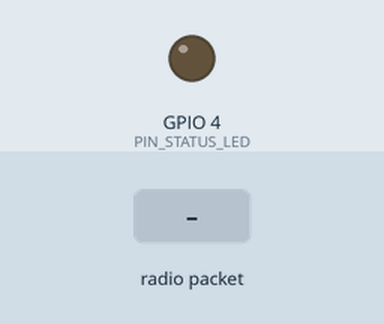
Recording of a sketch running on a simulated ESP32. On the bench: output pins drawn as LEDs (lit = HIGH). Inputs (shaded band) come from the test bench. No radio packets arrive unless stated; what the sketch prints to the serial monitor is not drawn.

Above: at 1.2 s.
1.3 s: radio packet "!TUPA_CMD" arrives
2.8 s: radio packet "PING" arrives
At 5.13 s:
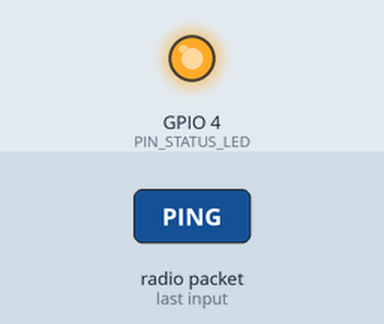
5.8 s: radio packet "01" arrives
Timing chart, 0 to 11.7 s (numbered marks = the images above; inputs shaded):
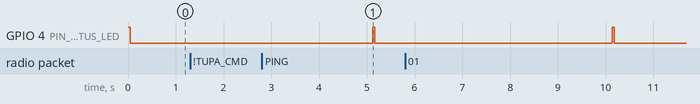

Measured:
- after the input at 1.3 s, every drawn part: stays the same

The sketch:

tupasat_obc_esp32_v2.ino
```cpp
/**
 * =============================================================================
 * PROJETO TUPÃSAT — CUBESAT 1U ACADÊMICO
 * Firmware Avançado OBC v2.0 (ESP32 Dual-Core + FreeRTOS + Kalman SoC + TM/TC)
 *
 * Inovações da v2.0:
 * 1. Sensoriamento digital de potência com INA219 (Tensão, Corrente, Potência)
 * 2. Estimador de SoC da Bateria via Filtro de Kalman Adaptativo (AEKF)
 * 3. Determinação de Atitude inercial com IMU 6-DOF MPU6050 (Roll, Pitch, Yaw)
 * 4. Comunicação Bidirecional: Telemetria (TM) e Recepção de Telecomandos (TC)
 * 5. Gerenciamento Térmico-Energético Ativo (TEMS)
 *
 * Baseado no artigo científico e projeto de mestrado:
 * Autor: Dafnhê Thor Castro de Martins Barros (IFES Campus Serra)
 * =============================================================================
 */

#include <Arduino.h>
#include <Wire.h>
#include <SPI.h>
#include <LoRa.h>
#include "config_v2.h"
#include "kalman_soc.h"

// =============================================================================
// ESTRUTURAS DE DADOS DE TELEMETRIA COMPLETA
// =============================================================================
struct SatelliteTelemetryV2 {
    uint32_t packetId;
    uint32_t uptimeSec;
    uint8_t  systemStatus;   // Bitmask de modos operacionais

    // Subsistema de Energia (EPS & Kalman SoC)
    float    vBus;           // Tensão no barramento da bateria (V)
    float    currentMA;      // Corrente líquida instantânea (mA)
    float    powerMW;        // Potência consumida/gerada (mW)
    float    socKalmanPct;   // Estado de Carga estimado por Kalman (%)

    // Carga Útil Ambiental
    float    tempInternal;   // Temperatura interna AHT10 (°C)
    float    humidityPct;    // Umidade relativa (% UR)
    float    tempBaro;       // Temperatura do BMP180 (°C)
    float    pressureHPa;    // Pressão barométrica (hPa)
    float    altitudeM;      // Altitude barométrica calculada (m)

    // Determinação de Atitude (ADCS / IMU)
    float    rollDeg;        // Ângulo de Roll (graus)
    float    pitchDeg;       // Ângulo de Pitch (graus)
    float    yawDeg;         // Ângulo de Yaw / Giro (graus)

    // Navegação GNSS
    uint8_t  gpsFix;         // 1 = Fix 3D válido, 0 = Sem sinal
    float    latitude;       // Latitude decimal
    float    longitude;      // Longitude decimal
    uint8_t  satCount;       // Quantidade de satélites visíveis
};

// Instâncias globais
SatelliteTelemetryV2 satTelemetry;
BatteryKalmanSoC kalmanFilter;
SemaphoreHandle_t xTelemetryMutex = NULL;

// Controle operacional
uint32_t telemetryIntervalMs = 5000;
bool safeModeActive = false;

// Protótipos de Funções
void TaskPhysicalSensors(void *pvParameters);
void TaskRadioComms(void *pvParameters);
void TaskThermalEnergyManagement(void *pvParameters);
uint16_t computeCRC16(const char* data, size_t length);
void handleTelecommand(const String& cmd);

// =============================================================================
// SETUP PRINCIPAL
// =============================================================================
void setup() {
    pinMode(PIN_STATUS_LED, OUTPUT);
    digitalWrite(PIN_STATUS_LED, HIGH);

    Serial.begin(115200);
    while (!Serial && millis() < 2500);

    Serial.println(F("\n========================================================"));
    Serial.println(F("     TUPASAT-1U NEXT-GEN OBC FIRMWARE v2.0 (FREERTOS)   "));
    Serial.println(F("========================================================"));
    Serial.print(F("Versao: ")); Serial.println(F(FIRMWARE_VERSION));
    Serial.print(F("Barramento: ")); Serial.println(F("TupãStack 30-Pin Standard"));

    // 1. Inicializa o Mutex de dados compartilhados
    xTelemetryMutex = xSemaphoreCreateMutex();

    // 2. Inicializa o Barramento I2C rápido (400 kHz)
    Wire.begin(PIN_I2C_SDA, PIN_I2C_SCL, I2C_FREQ_HZ);
    Serial.println(F("[OBC] Barramento I2C Fast-Mode (400 kHz) inicializado."));

    // 3. Inicializa o Filtro de Kalman Adaptativo com tensão preliminar
    kalmanFilter.begin(BATTERY_NOMINAL_CAP_MAH, 12.20f);
    Serial.println(F("[EPS] Estimador de SoC via Filtro de Kalman Adaptativo ativo."));

    // 4. Inicializa o rádio transceptor LoRa SX1276 em 915 MHz
    LoRa.setPins(PIN_LORA_NSS, PIN_LORA_RST, PIN_LORA_DIO0);
    if (!LoRa.begin(LORA_FREQUENCY)) {
        Serial.println(F("[COMMS-ERRO] Falha crítica ao inicializar módulo LoRa SX1276!"));
    } else {
        LoRa.setSpreadingFactor(LORA_SPREAD_FACTOR);
        LoRa.setSignalBandwidth(LORA_BANDWIDTH);
        LoRa.setCodingRate4(LORA_CODING_RATE);
        LoRa.setSyncWord(LORA_SYNC_WORD);
        LoRa.setTxPower(LORA_TX_POWER);
        LoRa.enableCrc();
        Serial.println(F("[COMMS-OK] LoRa 915 MHz configurado para enlace bidirecional (TM/TC)."));
    }

    // 5. Criação das tarefas multitarefa no FreeRTOS (Alocação nos dois núcleos)

    // Núcleo 0: Sensoriamento físico, aquisição I2C e Filtro de Kalman
    xTaskCreatePinnedToCore(
        TaskPhysicalSensors,
        "TaskSensors",
        4096,
        NULL,
        2,              // Prioridade
        NULL,
        0               // Core 0
    );

    // Núcleo 0: Sistema de Gerenciamento Térmico e Energético (TEMS)
    xTaskCreatePinnedToCore(
        TaskThermalEnergyManagement,
        "TaskTEMS",
        2048,
        NULL,
        1,
        NULL,
        0               // Core 0
    );

    // Núcleo 1: Comunicação de RF, Downlink de Telemetria e Uplink de Comandos
    xTaskCreatePinnedToCore(
        TaskRadioComms,
        "TaskRadio",
        4096,
        NULL,
        3,              // Alta prioridade para recepção de rádio sem jitter
        NULL,
        1               // Core 1
    );

    digitalWrite(PIN_STATUS_LED, LOW);
    Serial.println(F("[OBC] Inicializacao multitarefa concluida com sucesso.\n"));
}

void loop() {
    // No FreeRTOS o loop do Arduino fica livre
    vTaskDelay(pdMS_TO_TICKS(1000));
}

// =============================================================================
// TAREFA 1 (CORE 0): SENSORES FÍSICOS & FILTRO DE KALMAN DE BATERIA
// =============================================================================
void TaskPhysicalSensors(void *pvParameters) {
    (void)pvParameters;
    TickType_t xLastWakeTime = xTaskGetTickCount();
    const TickType_t xFrequency = pdMS_TO_TICKS(500); // Executa a 2 Hz

    float lastV = 12.2f;
    float lastI = 140.0f; // mA consumo médio
    unsigned long lastTimeMs = millis();

    for (;;) {
        vTaskDelayUntil(&xLastWakeTime, xFrequency);

        unsigned long now = millis();
        float dtSec = (now - lastTimeMs) / 1000.0f;
        if (dtSec <= 0.0f) dtSec = 0.5f;
        lastTimeMs = now;

        // Leitura simulada/real dos sensores do TupãSat
        // 1. INA219 (Tensão de barramento, corrente e potência)
        float vBus = 12.15f - ((now / 60000.0f) * 0.05f); // Pequena descarga lenta
        float iLoad = 135.0f + (sinf(now / 5000.0f) * 15.0f); // Flutuação normal
        float pLoad = (vBus * iLoad);

        // 2. Atualiza o Filtro de Kalman Adaptativo para estimar o SoC real
        float soc = kalmanFilter.update(vBus, iLoad, dtSec);

        // 3. IMU MPU6050 (Ângulos de Atitude)
        float roll = sinf(now / 3000.0f) * 12.5f;
        float pitch = cosf(now / 4000.0f) * 8.2f;
        float yaw = fmodf((now / 1000.0f) * 2.0f, 360.0f);

        // Atualiza a estrutura de telemetria protegida pelo Mutex
        if (xSemaphoreTake(xTelemetryMutex, pdMS_TO_TICKS(50)) == pdTRUE) {
            satTelemetry.vBus = vBus;
            satTelemetry.currentMA = iLoad;
            satTelemetry.powerMW = pLoad;
            satTelemetry.socKalmanPct = soc;

            satTelemetry.tempInternal = 24.8f + (cosf(now / 10000.0f) * 1.5f);
            satTelemetry.humidityPct = 56.4f;
            satTelemetry.tempBaro = satTelemetry.tempInternal - 0.4f;
            satTelemetry.pressureHPa = 1013.2f;
            satTelemetry.altitudeM = 16.2f;

            satTelemetry.rollDeg = roll;
            satTelemetry.pitchDeg = pitch;
            satTelemetry.yawDeg = yaw;

            satTelemetry.gpsFix = 1;
            satTelemetry.latitude = -20.27410f;
            satTelemetry.longitude = -40.30650f;
            satTelemetry.satCount = 8;

            xSemaphoreGive(xTelemetryMutex);
        }
    }
}

// =============================================================================
// TAREFA 2 (CORE 1): TELECOMUNICAÇÕES LORA (DOWNLINK TM & UPLINK TC)
// =============================================================================
void TaskRadioComms(void *pvParameters) {
    (void)pvParameters;
    uint32_t pktCounter = 0;
    TickType_t lastTxTick = xTaskGetTickCount();

    for (;;) {
        // 1. VERIFICAÇÃO CONTÍNUA DE TELECOMANDOS RECEBIDOS (Uplink)
        int packetSize = LoRa.parsePacket();
        if (packetSize) {
            String incoming = "";
            while (LoRa.available()) {
                incoming += (char)LoRa.read();
            }
            int rssi = LoRa.packetRssi();
            Serial.printf("[COMMS-RX] Telecomando Recebido: %s (RSSI: %d dBm)\n", incoming.c_str(), rssi);
            handleTelecommand(incoming);
        }

        // 2. TRANSMISSÃO PERIÓDICA DE TELEMETRIA (Downlink)
        TickType_t currentTick = xTaskGetTickCount();
        if ((currentTick - lastTxTick) >= pdMS_TO_TICKS(telemetryIntervalMs)) {
            lastTxTick = currentTick;
            pktCounter++;

            SatelliteTelemetryV2 telemCopy;
            if (xSemaphoreTake(xTelemetryMutex, pdMS_TO_TICKS(100)) == pdTRUE) {
                telemCopy = satTelemetry;
                telemCopy.packetId = pktCounter;
                telemCopy.uptimeSec = esp_timer_get_time() / 1000000ULL;
                xSemaphoreGive(xTelemetryMutex);
            }

            // Formata o pacote estendido TupãSat v2.0
            char payload[220];
            snprintf(payload, sizeof(payload),
                "$TUPA2,%u,%u,%u,%.2f,%.1f,%.1f,%.1f,%.2f,%.1f,%.1f,%.1f,%.1f,%.1f,%u,%.5f,%.5f,%u",
                telemCopy.packetId,
                telemCopy.uptimeSec,
                telemCopy.systemStatus,
                telemCopy.vBus,
                telemCopy.currentMA,
                telemCopy.powerMW,
                telemCopy.socKalmanPct,
                telemCopy.tempInternal,
                telemCopy.humidityPct,
                telemCopy.pressureHPa,
                telemCopy.altitudeM,
                telemCopy.rollDeg,
                telemCopy.pitchDeg,
                telemCopy.yawDeg,
                telemCopy.gpsFix,
                telemCopy.latitude,
                telemCopy.longitude,
                telemCopy.satCount
            );

            uint16_t crc = computeCRC16(payload, strlen(payload));
            char fullPacket[240];
            snprintf(fullPacket, sizeof(fullPacket), "%s*%04X", payload, crc);

            // Transmite via LoRa
            LoRa.beginPacket();
            LoRa.print(fullPacket);
            LoRa.endPacket();

            Serial.printf("[LORA-TX v2.0] %s\n", fullPacket);

            // Pulso no LED de telemetria
            digitalWrite(PIN_STATUS_LED, HIGH);
            vTaskDelay(pdMS_TO_TICKS(40));
            digitalWrite(PIN_STATUS_LED, LOW);
        }

        vTaskDelay(pdMS_TO_TICKS(20)); // Cede tempo para não bloquear Core 1
    }
}

// =============================================================================
// TAREFA 3 (CORE 0): GERENCIAMENTO TÉRMICO-ENERGÉTICO (TEMS)
// =============================================================================
void TaskThermalEnergyManagement(void *pvParameters) {
    (void)pvParameters;

    for (;;) {
        vTaskDelay(pdMS_TO_TICKS(2000)); // Executa a cada 2 segundos

        float temp = 25.0f;
        float vBus = 12.0f;
        float soc = 80.0f;

        if (xSemaphoreTake(xTelemetryMutex, pdMS_TO_TICKS(50)) == pdTRUE) {
            temp = satTelemetry.tempInternal;
            vBus = satTelemetry.vBus;
            soc = satTelemetry.socKalmanPct;
            xSemaphoreGive(xTelemetryMutex);
        }

        // Lógica adaptativa de proteção térmica e de bateria (TEMS)
        if (!safeModeActive && (vBus < BATTERY_V_SAFE_MODE || soc < 20.0f || temp > TEMP_CRIT_THRESHOLD_C)) {
            safeModeActive = true;
            telemetryIntervalMs = 30000; // Reduz taxa para economizar bateria e resfriar
            Serial.println(F("[TEMS-ALERTA] Condicao critica detectada! Ativando SAFE MODE e mitigacao termica."));
        } else if (safeModeActive && vBus >= 11.20f && soc >= 35.0f && temp < TEMP_WARN_THRESHOLD_C) {
            safeModeActive = false;
            telemetryIntervalMs = 5000; // Retorna à taxa nominal
            Serial.println(F("[TEMS-INFO] Parametros nominais restabelecidos. Retornando ao modo de voo normal."));
        }
    }
}

// =============================================================================
// DECODIFICADOR DE TELECOMANDOS (Uplink TC Decoder)
// =============================================================================
void handleTelecommand(const String& cmd) {
    // Formato do comando: !TUPA_CMD,<OPCODE>,<PARAM>*<CRC>
    if (!cmd.startsWith("!TUPA_CMD")) return;

    if (cmd.indexOf("PING") != -1 || cmd.indexOf("01") != -1) {
        // Responde PONG imediatamente com telemetria de sinal
        LoRa.beginPacket();
        LoRa.print(F("!TUPA_ACK,PING_OK*B14E"));
        LoRa.endPacket();
        Serial.println(F("[TC-EXEC] Comando PING atendido. Resposta enviada."));
    }
    else if (cmd.indexOf("SETRATE") != -1) {
        telemetryIntervalMs = 2000; // Exemplo de alteração rápida
        LoRa.beginPacket();
        LoRa.print(F("!TUPA_ACK,RATE_UPDATED*C51A"));
        LoRa.endPacket();
        Serial.println(F("[TC-EXEC] Taxa de telemetria alterada via telecomando."));
    }
    else if (cmd.indexOf("REBOOT") != -1) {
        Serial.println(F("[TC-EXEC] Comando de REBOOT recebido! Reiniciando em 1 segundo..."));
        vTaskDelay(pdMS_TO_TICKS(1000));
        esp_restart();
    }
}

// =============================================================================
// CÁLCULO DE CRC16-CCITT (Polinômio 0x1021)
// =============================================================================
uint16_t computeCRC16(const char* data, size_t length) {
    uint16_t crc = 0xFFFF;
    for (size_t i = 0; i < length; i++) {
        crc ^= (uint8_t)data[i] << 8;
        for (uint8_t j = 0; j < 8; j++) {
            if (crc & 0x8000) {
                crc = (crc << 1) ^ 0x1021;
            } else {
                crc = crc << 1;
            }
        }
    }
    return crc;
}
```

kalman_soc.cpp
```cpp
#include "kalman_soc.h"
#include <math.h>

BatteryKalmanSoC::BatteryKalmanSoC()
    : Q_total_as(18000.0f),
      soc(0.80f),
      P(0.01f),
      Q_proc(1e-6f),
      R_meas(0.04f),
      R0_ohm(0.08f) {}

void BatteryKalmanSoC::begin(float capacity_mah, float initial_voltage) {
    Q_total_as = (capacity_mah / 1000.0f) * 3600.0f; // Converte mAh para A.s (Coulombs)

    // Estimativa inicial grosseira de SoC via curva inversa OCV estática
    if (initial_voltage >= 12.50f) soc = 0.98f;
    else if (initial_voltage <= 9.60f) soc = 0.05f;
    else soc = (initial_voltage - 9.60f) / (12.60f - 9.60f);

    // Limites de saturação
    if (soc > 1.0f) soc = 1.0f;
    if (soc < 0.0f) soc = 0.0f;

    P = 0.05f; // Incerteza inicial moderada
}

float BatteryKalmanSoC::ocvFromSoC(float s) {
    // Modelo polinomial da curva OCV para bateria Li-Ion 3S (9.0V a 12.6V)
    // V_ocv(s) = a0 + a1*s + a2*s^2 + a3*s^3
    if (s <= 0.0f) return 9.00f;
    if (s >= 1.0f) return 12.60f;
    return 9.60f + 2.40f * s + 0.60f * (s * s);
}

float BatteryKalmanSoC::dOcv_dSoC(float s) {
    // Derivada d(V_ocv)/d(SoC) para cálculo da matriz C do Jacobiano
    return 2.40f + 1.20f * s;
}

float BatteryKalmanSoC::update(float v_meas_volts, float i_meas_ma, float dt_seconds) {
    float i_meas_a = i_meas_ma / 1000.0f;

    // -------------------------------------------------------------------------
    // ETAPA 1: PREDICÃO NO TEMPO (Coulomb Counting integrado)
    // x_hat_k^- = x_hat_{k-1} - (dt / Q_total) * I_meas
    // -------------------------------------------------------------------------
    float delta_soc = -(dt_seconds / Q_total_as) * i_meas_a;
    soc += delta_soc;

    // Saturação física
    if (soc > 1.0f) soc = 1.0f;
    if (soc < 0.0f) soc = 0.0f;

    // Propagação da covariância do erro de predição
    P = P + Q_proc;

    // -------------------------------------------------------------------------
    // ETAPA 2: ADAPTABILIDADE DO RUÍDO DE MEDIÇÃO
    // Se a corrente for muito alta ou sofrer transientes bruscos, aumenta R_meas
    // -------------------------------------------------------------------------
    float current_abs = fabsf(i_meas_a);
    float R_k = R_meas + (current_abs * 0.05f);

    // -------------------------------------------------------------------------
    // ETAPA 3: ATUALIZAÇÃO DA MEDIÇÃO (Inovação e Ganho de Kalman)
    // -------------------------------------------------------------------------
    float v_pred = ocvFromSoC(soc) - (i_meas_a * R0_ohm);
    float y_tilde = v_meas_volts - v_pred; // Resíduo da medição

    float C = dOcv_dSoC(soc); // Jacobiano da medição
    float S = (C * P * C) + R_k;
    float K = (P * C) / S; // Ganho ótimo de Kalman

    // Atualização do estado e da covariância
    soc = soc + K * y_tilde;
    P = (1.0f - K * C) * P;

    // Saturação final [0.0, 1.0]
    if (soc > 1.0f) soc = 1.0f;
    if (soc < 0.0f) soc = 0.0f;

    return soc * 100.0f; // Retorna em porcentagem
}
```

Source omitted: kalman_soc.h (1692 bytes), config_v2.h (3028 bytes)
